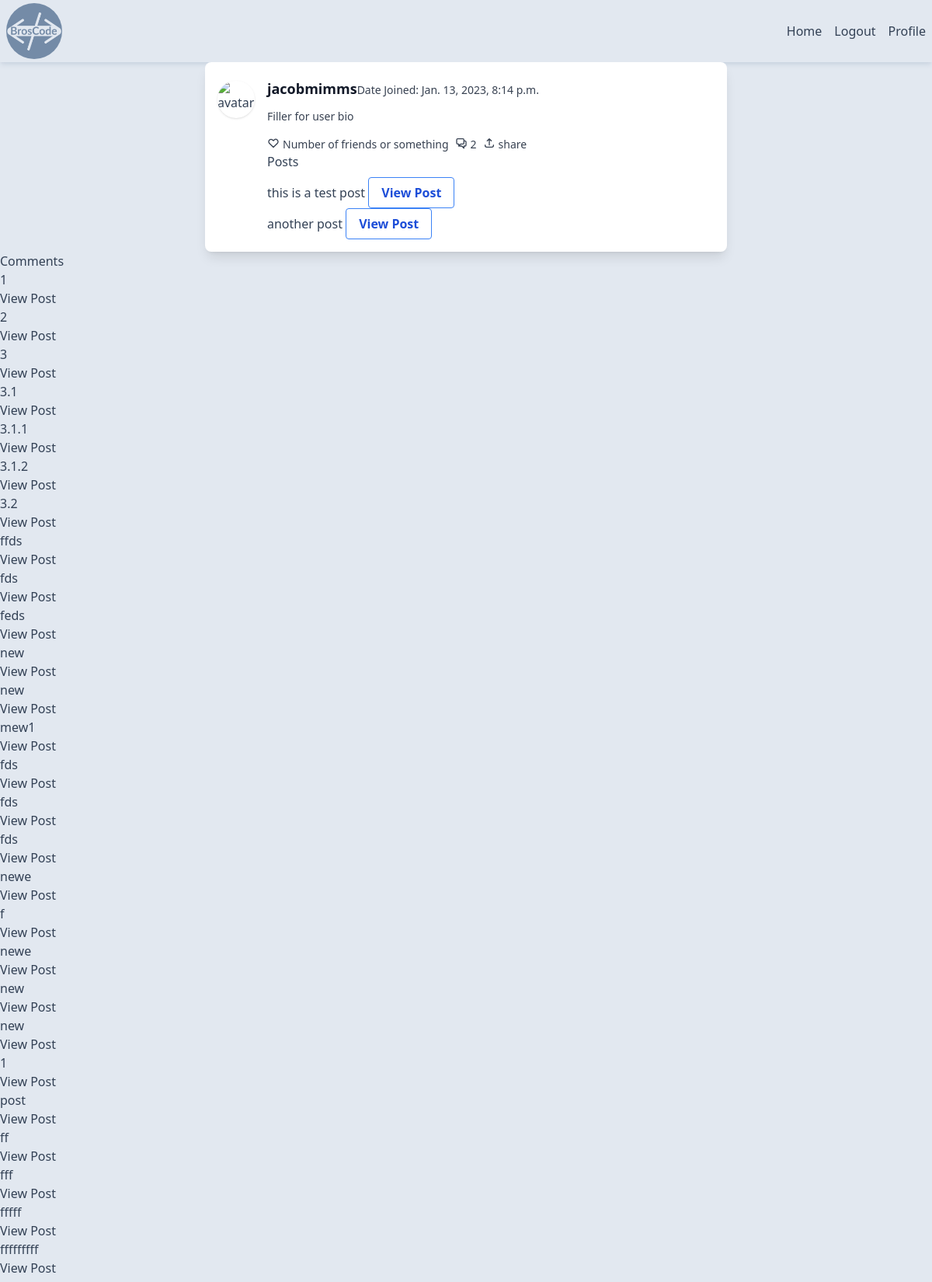
The app's page /profile/1/ (signed in, upper part) with its own data.
### blog/models.py (models this page shows, shortened)
class User(AbstractUser):
    friends = models.ManyToManyField('self', blank=True)

class Post(models.Model):
    author = models.ForeignKey(User, on_delete=models.CASCADE)
    title = models.CharField(max_length=100)
    content = models.TextField()
    created_at = models.DateTimeField(auto_now_add=True)
    updated_at = models.DateTimeField(auto_now=True)
    votes = models.IntegerField(default=0)
    users_upvoted = models.ManyToManyField(User, blank=True, related_name='users_upvoted_post')
    users_downvoted = models.ManyToManyField(User, blank=True, related_name='users_downvoted_post')

class Comment(models.Model):
    author = models.ForeignKey(User, on_delete=models.CASCADE)
    post = models.ForeignKey(Post, on_delete=models.CASCADE, blank=True, null=True)
    content = models.TextField()
    created_at = models.DateTimeField(auto_now_add=True)
    updated_at = models.DateTimeField(auto_now=True)
    votes = models.IntegerField(default=0)
    users_upvoted = models.ManyToManyField(User, blank=True, related_name='users_upvoted_comment')
    users_downvoted = models.ManyToManyField(User, blank=True, related_name='users_downvoted_comment')
    parent_comment = models.ForeignKey('self', on_delete=models.CASCADE, blank=True, null=True)
    def __str__(self):
        return self.content

### blog/views.py (the view)
# urls.py: path('profile/<int:pk>/', views.profile, name='profile'),
def profile(req, pk):
    user = get_object_or_404(User, pk=pk)
    posts = Post.objects.filter(author=user)
    comments = Comment.objects.filter(author=user)
    return render(req, 'blog/profile.html', {'user': user, 'posts': posts, 'comments': comments})

### blog/templates/blog/profile.html (shortened to what this page needs)
{% extends "blog/base.html" %}
{% load static tailwind_tags %}
        {% block content %}
        <div class="flex bg-white shadow-lg rounded-lg mx-4 md:mx-auto max-w-md md:max-w-2xl ">
            <div class="flex items-start px-4 py-6">
            <img class="w-12 h-12 rounded-full object-cover mr-4 shadow" src="https://images.unsplash.com/photo-1542156822-6924d1a71ace?ixlib=rb-1.2.1&ixid=eyJhcHBfaWQiOjEyMDd9&auto=format&fit=crop&w=500&q=60" alt="avatar">
            <div class="">
                <div class="flex items-center justify-between">
                    <h2 class="text-lg font-semibold text-gray-900 -mt-1">{{user.username}} </h2>
                    <small class="text-sm text-gray-700">Date Joined: {{user.date_joined}}</small>
                </div>
                <p class="mt-3 text-gray-700 text-sm">
                    Filler for user bio
                </p>
                <div class="mt-4 flex items-center">
                    <div class="flex mr-2 text-gray-700 text-sm ">
                        <svg fill="none" viewBox="0 0 24 24"  class="w-4 h-4 mr-1" stroke="currentColor">
                        <path stroke-linecap="round" stroke-linejoin="round" stroke-width="2" d="M4.318 6.318a4.5 4.5 0 000 6.364L12 20.364l7.682-7.682a4.5 4.5 0 00-6.364-6.364L12 7.636l-1.318-1.318a4.5 4.5 0 00-6.364 0z"/>
                        </svg>
                        <span>Number of friends or something
                        </span>
                    </div>
                    <div class="flex mr-2 text-gray-700 text-sm ">
                        <svg fill="none" viewBox="0 0 24 24" class="w-4 h-4 mr-1" stroke="currentColor">
                        <path stroke-linecap="round" stroke-linejoin="round" stroke-width="2" d="M17 8h2a2 2 0 012 2v6a2 2 0 01-2 2h-2v4l-4-4H9a1.994 1.994 0 01-1.414-.586m0 0L11 14h4a2 2 0 002-2V6a2 2 0 00-2-2H5a2 2 0 00-2 2v6a2 2 0 002 2h2v4l.586-.586z"/>
                        </svg>
                        <span> {{posts.count}} </span>
                    </div>
                    <div class="flex mr-2 text-gray-700 text-sm ">
                        <svg fill="none" viewBox="0 0 24 24" class="w-4 h-4 mr-1" stroke="currentColor">
                        <path stroke-linecap="round" stroke-linejoin="round" stroke-width="2" d="M4 16v1a3 3 0 003 3h10a3 3 0 003-3v-1m-4-8l-4-4m0 0L8 8m4-4v12"/>
                        </svg>
                        <span>share</span>
                    </div>
                </div>
                <div>
                    <h2 class="">Posts</h2>
                    {% for post in posts %}
                    <div class="mt-4 flex items-center">
                            <h5 class="">
                                {{post.title}}
                                <a class="bg-transparent hover:bg-blue-500 text-blue-700 font-semibold hover:text-white py-2 px-4 border border-blue-500 hover:border-transparent rounded" href="{% url 'blog:post' post.id %}">View Post</a>
                            </h5>
                    </div>
                    {% endfor %}
                </div>
            </div>
            </div>
        </div>
        <h2>Comments</h2>
        {% for comment in comments %}
        <div class="card-body">
            <h5 class="card-title">{{comment}}</h5>
            <a href="{% url 'blog:post' comment.post.id %}">View Post</a>
        </div>
        {% endfor %}
        {% endblock %}

### records on screen
User: username "jacobmimms", date_joined "Jan. 13, 2023, 8:14 p.m."
Post: title "this is a test post"
Post: title "another post"
Comment: content "1"
Comment: content "2"
Comment: content "3"
Comment: content "3.1"
Comment: content "3.1.1"
Comment: content "3.1.2"
Comment: content "3.2"
Comment: content "ffds"
Comment: content "fds"
Comment: content "feds"
Comment: content "new"
Comment: content "new"
Comment: content "mew1"
Comment: content "fds"
Comment: content "fds"
Comment: content "fds"
Comment: content "newe"
Comment: content "f"
Comment: content "newe"
Comment: content "new"
Comment: content "new"
Comment: content "1"
Comment: content "post"
Comment: content "ff"
Comment: content "fff"
Comment: content "fffff"
Comment: content "fffffffff"

### other values on screen
{{ posts.count }} "2"
